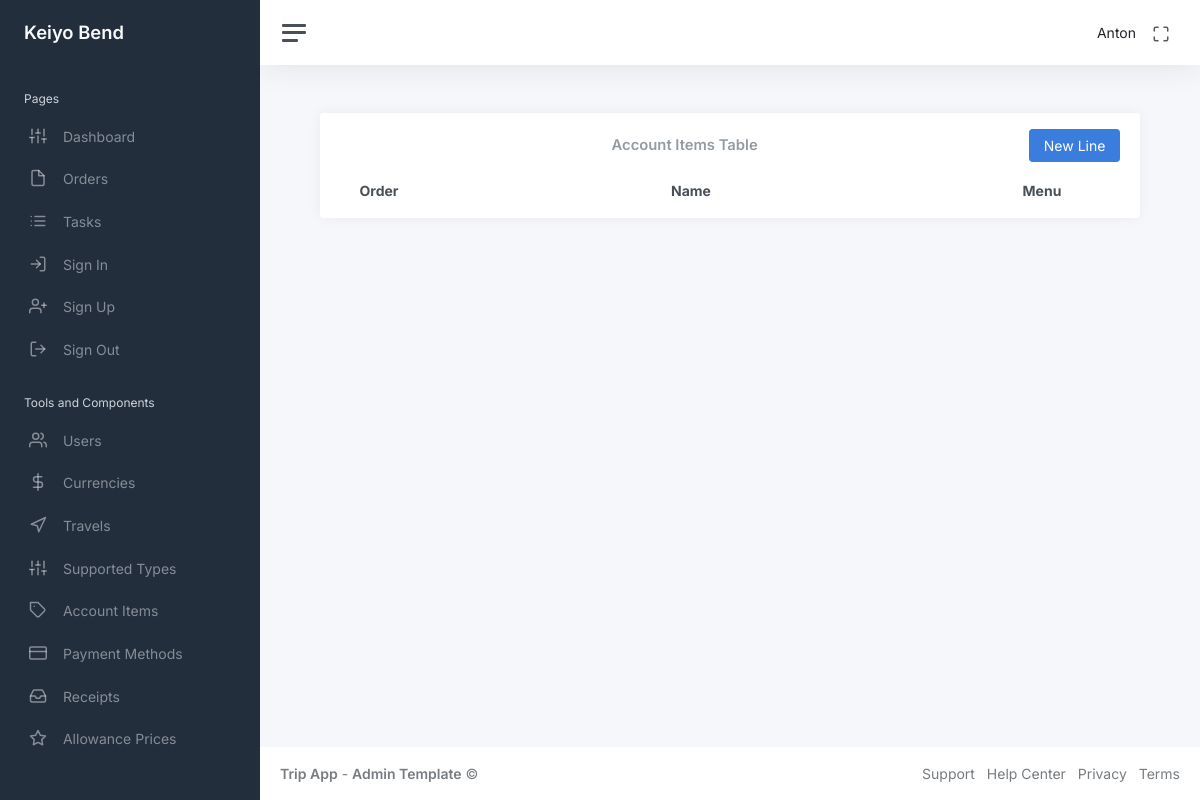
Before: /admin_menu/account_items_table (signed in) with the older database file.
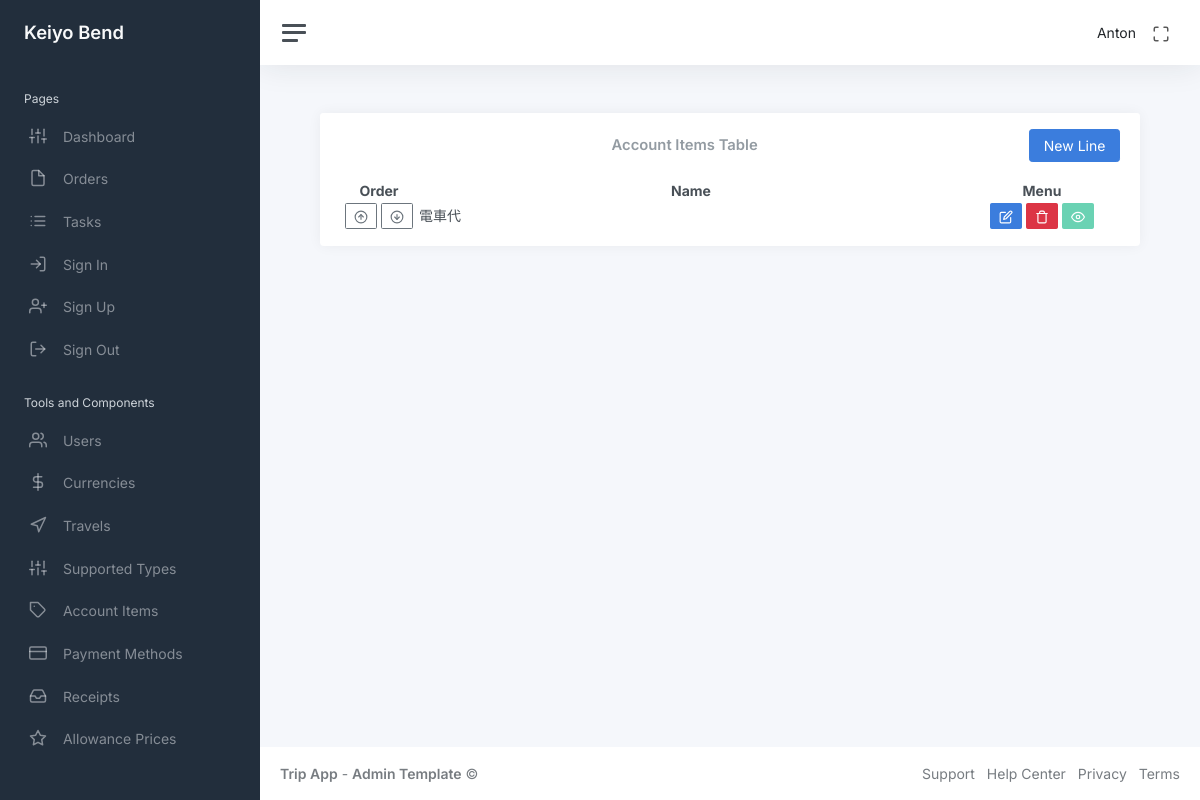
After: the same page with the newer database file.
### app/admin/models/account_items.py (models this page shows, shortened)
class AccountItems(db.Model):
    id: so.Mapped[int] = so.mapped_column(primary_key=True)
    accountItemName: so.Mapped[str] = so.mapped_column(sa.String(), nullable=False, default=None)
    is_show: so.Mapped[bool] = so.mapped_column(sa.Boolean(), default=True, index=True)
    order: so.Mapped[int] = so.mapped_column(sa.Integer(), nullable=False, index=True, default=1)
    details = db.relationship(
        "Details", back_populates="account_item", cascade="all, delete-orphan"
    )

### app/admin/routes/account_items/account_items_table.py (the view)
@bp.route("/admin_menu/account_items_table")
@login_required
def account_items_table():
    account_items = db.session.scalars(sa.select(AccountItems).order_by(AccountItems.order)).all()
    return render_template(
        "admin/account_items_table.html", title="Account Items Table", account_items=account_items
    )

### app/auth/models/user.py (called while the page is built)
@login.user_loader
def load_user(id):
    return db.session.get(User, int(id))

### app/admin/templates/admin/account_items_table.html (shortened to what this page needs)
<!DOCTYPE html>
{% extends "main/base.html" %}
{% block content %}
<link rel="stylesheet" href="{{ url_for('admin.static', filename='css/account_items_table_style.css') }}">
<div class="container-fluid p-0">
    <div class="row">
        <div class="col-md-12 ms-sm-auto col-lg-12 px-md-4">
            <div class="card flex-fill">
                <div class="card-header py-3">
                    <div class="d-flex justify-content-between align-items-center">
                        <h3 class="card-title mb-0">Account Items Table</h3>
                        <button class="btn btn-primary btn-add" id="btn-add">New Line</button>
                    </div>
                </div>
                <div class="card-body py-0 mb-3">
                    <table class="display cell-border" style="width: 100%" id="accountItemsTable">
                        <thead>
                            <tr style="text-align: center;">
                                <th class="col-order">Order</th>
                                <th class="col-name">Name</th>
                                <th class="col-menu">Menu</th>
                            </tr>
                        </thead>
                        <tbody>
                            {% for account_item in account_items %}
                            <tr data-id="{{ account_item.id }}" data-order="{{ account_item.order }}">
                                <td style="text-align:center">
                                    <button class="btn btn-sm btn-outline-secondary move-up"><i class="align-middle"
                                            data-feather="arrow-up-circle"></i></button>
                                    <button class="btn btn-sm btn-outline-secondary move-down"><i class="align-middle"
                                            data-feather="arrow-down-circle"></i></button>
                                </td>
                                <td class="view-mode account-item-cell">{{ account_item.accountItemName }}</td>
                                <td style="text-align:center">
                                    <button class="btn btn-primary btn-sm btn-edit"><i class="align-middle"
                                            data-feather="edit"></i></button>
                                    <button class="btn btn-danger btn-sm btn-delete"><i class="align-middle"
                                            data-feather="trash"></i></button>
                                    <button
                                        class="btn btn-sm btn-show-account-item {{ 'btn-success' if account_item.is_show else 'btn-danger' }}"
                                        disabled>
                                        {% if account_item.is_show %}
                                        <i class="align-middle" data-feather="eye"></i>
                                        {% else %}
                                        <i class="align-middle" data-feather="eye-off"></i>
                                        {% endif %}
                                    </button>
                                </td>
                            </tr>
                            {% endfor %}
                        </tbody>
                    </table>
                </div>
            </div>
        </div>
    </div>
</div>
{% endblock %}

Changed rows visible on the page:
added AccountItems: accountItemName "電車代", is_show True (drawn)
